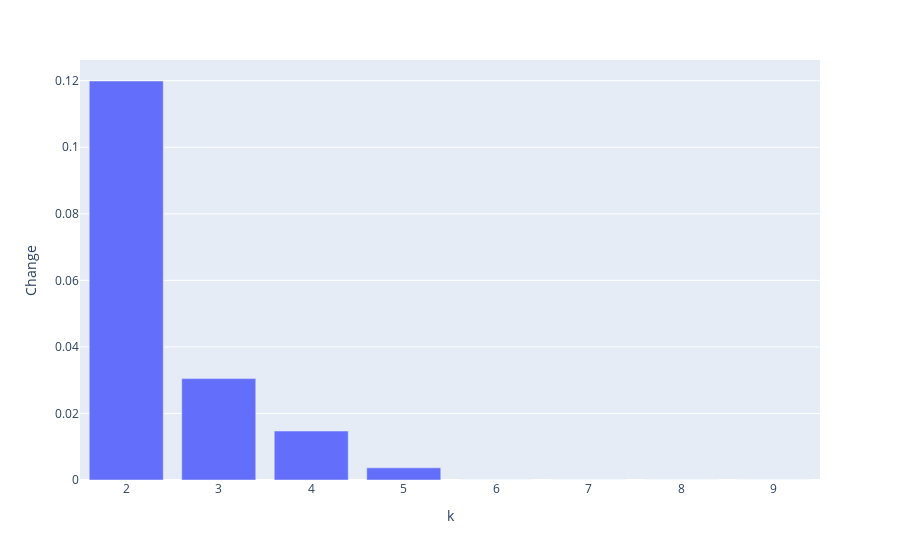

Notebook code for this chart:
### Code cell
df = pd.DataFrame([range(2, 10), change]).T
df.columns = ['k', 'Change']
px.bar(df, x='k', y='Change', labels={'k':'k', 'Change':'Change'})

### Figure 1 — Plotly figure (JSON) as saved in the notebook; plotly's stock layout.template omitted (floating-point values rounded to 4 significant figures)
{"data": [{"alignmentgroup": "True", "hovertemplate": "k=%{x}<br>Change=%{y}<extra></extra>", "legendgroup": "", "marker": {"color": "#636efa", "pattern": {"shape": ""}}, "name": "", "offsetgroup": "", "orientation": "v", "showlegend": false, "textposition": "auto", "type": "bar", "x": [2, 3, 4, 5, 6, 7, 8, 9], "xaxis": "x", "y": [0.1199, 0.03047, 0.01471, 0.003659, 0, 0, 0, 0], "yaxis": "y"}], "layout": {"barmode": "relative", "legend": {"tracegroupgap": 0}, "margin": {"t": 60}, "xaxis": {"anchor": "y", "domain": [0, 1], "title": {"text": "k"}}, "yaxis": {"anchor": "x", "domain": [0, 1], "title": {"text": "Change"}}}}
